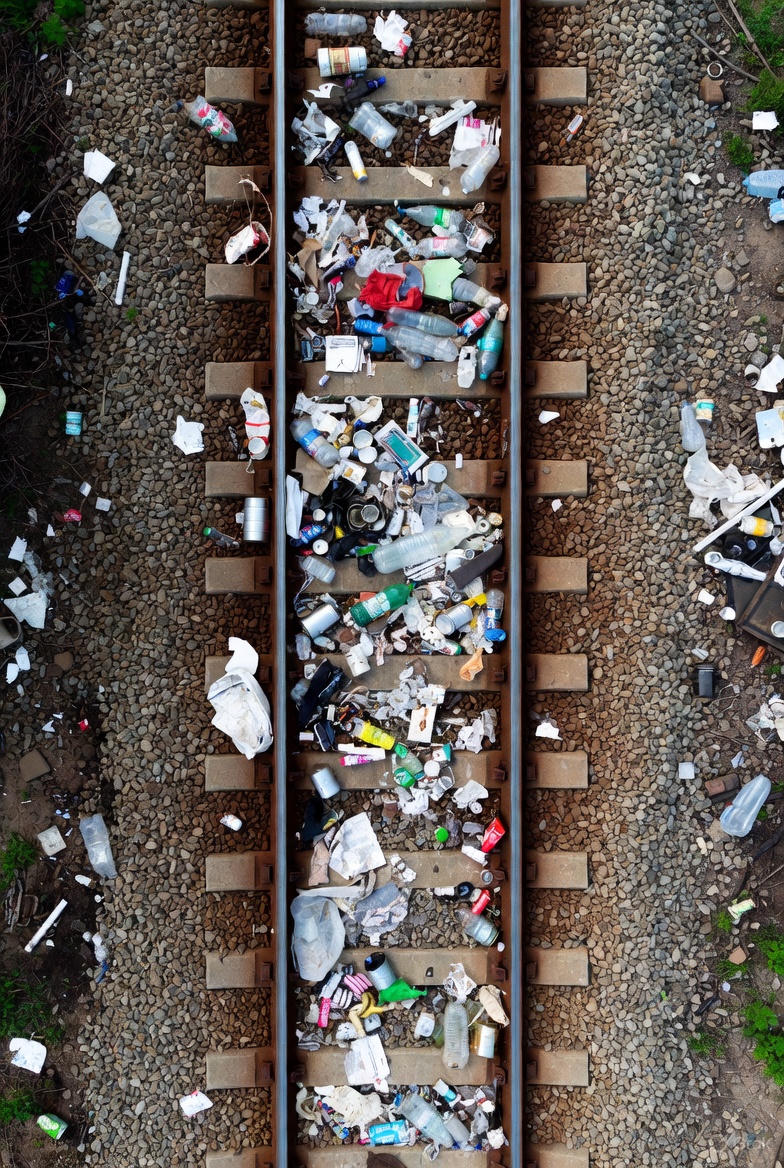
#> input picture image.jpg, 784 x 1168 px
$ python -i preproc.py   (imports and definitions only)
#> lines starting #> are read from the running program, lines starting #| are printed output that depends on the picture
import cv2
import numpy as np

def white_balance_gray(img):
    b, g, r = cv2.split(img)
    kb = np.mean(b)
    kg = np.mean(g)
    kr = np.mean(r)
    k = (kb + kg + kr) / 3

    b = np.clip((b * (k/kb)), 0, 255).astype(np.uint8)
    g = np.clip((g * (k/kg)), 0, 255).astype(np.uint8)
    r = np.clip((r * (k/kr)), 0, 255).astype(np.uint8)
    return cv2.merge([b, g, r])

def shadow_reduction(img):
    lab = cv2.cvtColor(img, cv2.COLOR_BGR2LAB)
    l,a,b = cv2.split(lab)
    clahe = cv2.createCLAHE(clipLimit=2.5, tileGridSize=(8,8))
    l2 = clahe.apply(l)
    return cv2.cvtColor(cv2.merge([l2,a,b]), cv2.COLOR_LAB2BGR)

def preprocess(img, target_width=1000):
    h,w = img.shape[:2]
    if w != target_width:
        scale = target_width / w
        img = cv2.resize(img, (target_width, int(h*scale)))

    img = white_balance_gray(img)
    img = shadow_reduction(img)
    img = cv2.GaussianBlur(img, (3,3), 0)
    return img

>>> import cv2
>>> picture = cv2.imread('../image.jpg')
#> picture is the input picture: shape (1168, 784, 3); mean B, G, R 85.4, 90.2, 97.6
>>> result = preprocess(picture)
#> in preprocess, `img = cv2.resize(img, (target_width, int(h*scale)))`:
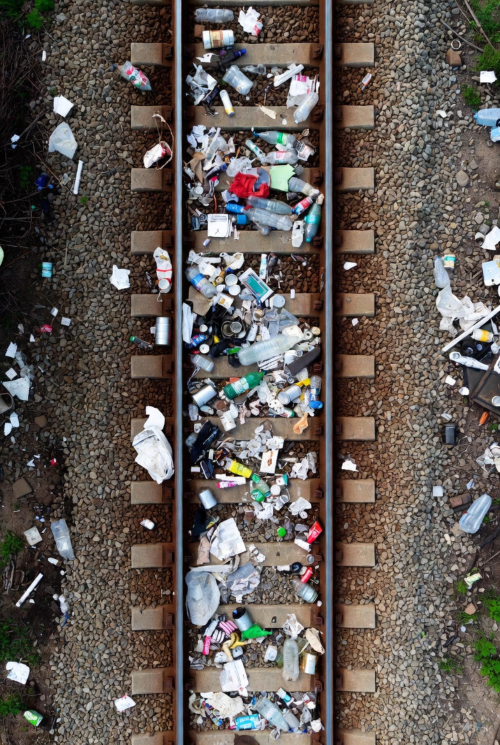
#> img: shape (1489, 1000, 3) (shown at 1/2 size); mean of channels 0, 1, 2 85.3, 90, 97.5; drawn as B, G, R
#> in white_balance_gray, `b, g, r = cv2.split(img)`:
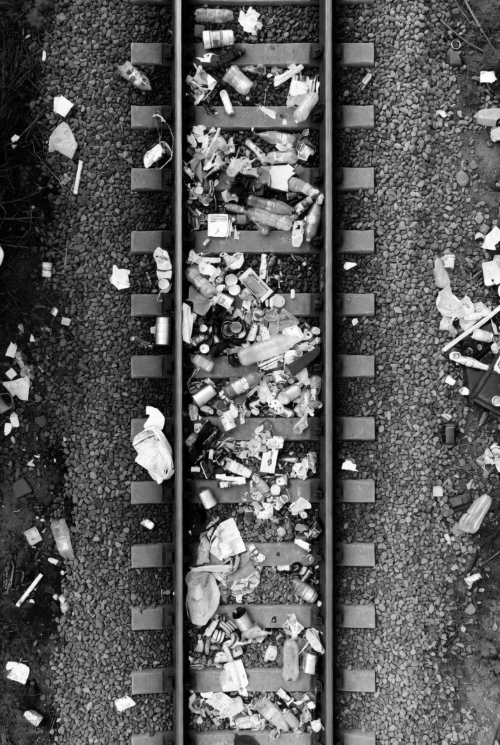
#> g: shape (1489, 1000) (shown at 1/2 size); min 0, max 255, mean 90
#> in white_balance_gray, `b, g, r = cv2.split(img)`:
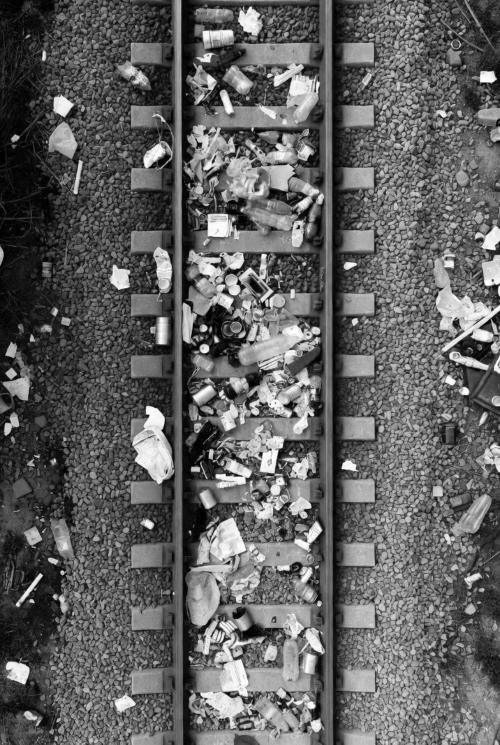
#> r: shape (1489, 1000) (shown at 1/2 size); min 0, max 255, mean 97.5
#> in white_balance_gray, `kb = np.mean(b)`: kb = 85.31
#> in white_balance_gray, `kg = np.mean(g)`: kg = 90.04
#> in white_balance_gray, `kr = np.mean(r)`: kr = 97.49
#> in white_balance_gray, `k = (kb + kg + kr) / 3`: k = 90.95
#> in shadow_reduction, `lab = cv2.cvtColor(img, cv2.COLOR_BGR2LAB)`: lab: shape (1489, 1000, 3); mean of channels 0, 1, 2 95.4, 128.7, 128.7
#> in shadow_reduction, `l,a,b = cv2.split(lab)`:
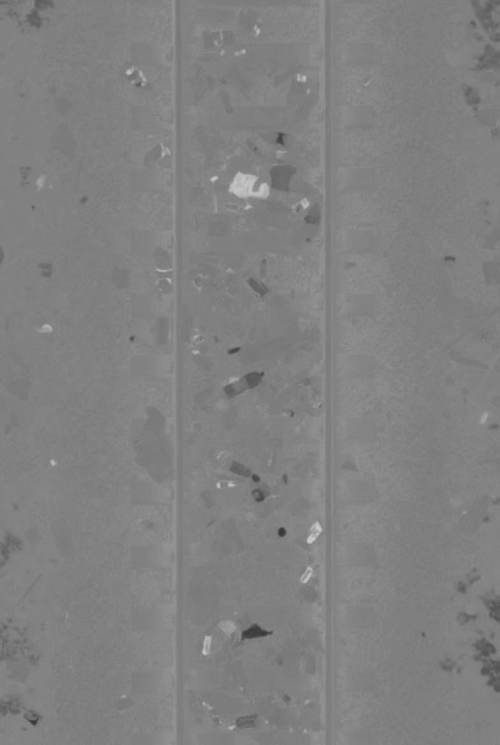
#> a: shape (1489, 1000) (shown at 1/2 size); min 54, max 203, mean 128.7
#> in shadow_reduction, `l,a,b = cv2.split(lab)`:
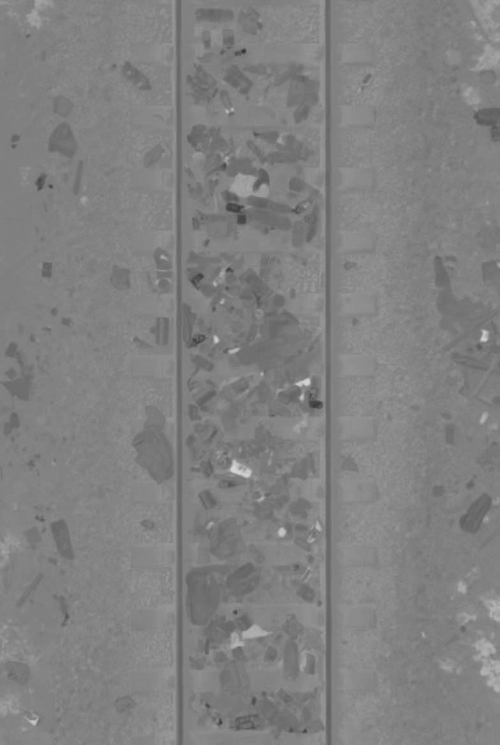
#> b: shape (1489, 1000) (shown at 1/2 size); min 46, max 215, mean 128.7
#> in shadow_reduction, `l2 = clahe.apply(l)`:
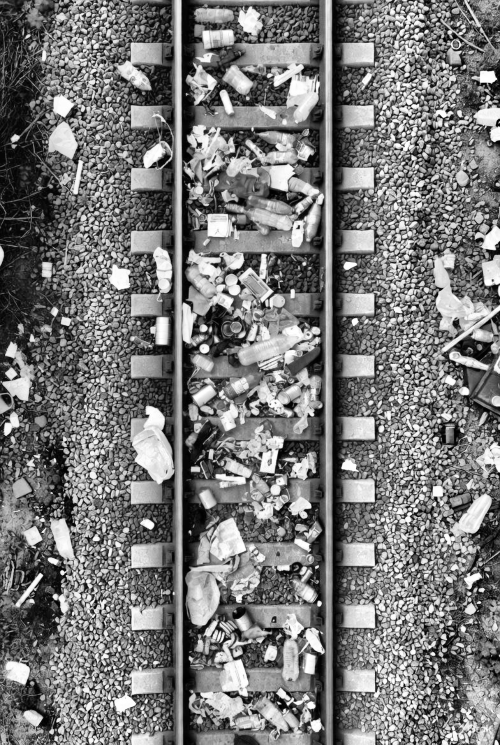
#> l2: shape (1489, 1000) (shown at 1/2 size); min 0, max 255, mean 120.3
#> in shadow_reduction, `return cv2.cvtColor(cv2.merge([l2,a,b]), cv2.COLOR_LAB2BGR)`:
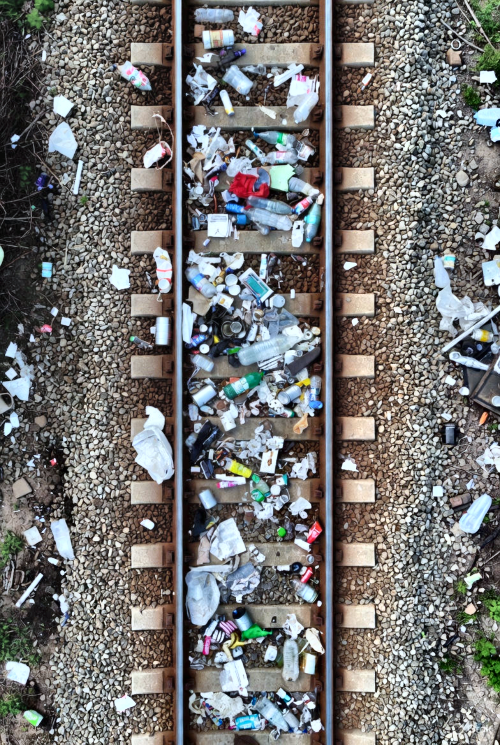
#> returned value: shape (1489, 1000, 3) (shown at 1/2 size); mean B, G, R 114.5, 115.3, 115.5

$ run again, on test.jpg
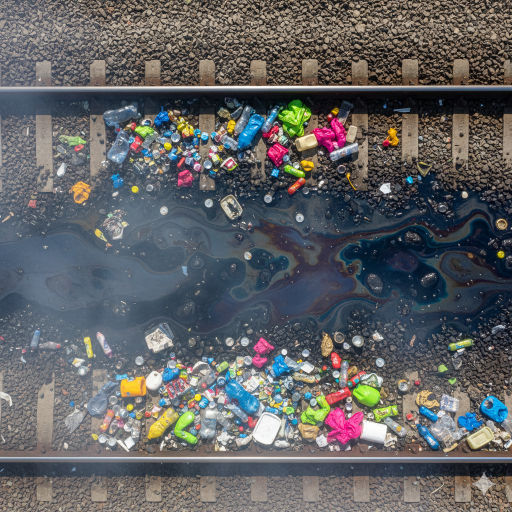
#> input picture test.jpg, 1024 x 1024 px (shown at 1/2 size)
#> picture is the input picture: shape (1024, 1024, 3); mean B, G, R 99.7, 97.8, 96.9
#> in white_balance_gray, `b, g, r = cv2.split(img)`:
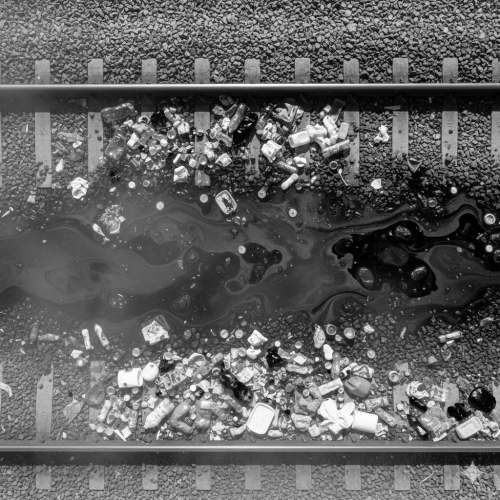
#> r: shape (1000, 1000) (shown at 1/2 size); min 0, max 255, mean 96.8
#> kb = 99.61
#> kg = 97.66
#> kr = 96.82
#> k = 98.03
#> lab: shape (1000, 1000, 3); mean of channels 0, 1, 2 104.5, 128.9, 128
#> in shadow_reduction, `return cv2.cvtColor(cv2.merge([l2,a,b]), cv2.COLOR_LAB2BGR)`:
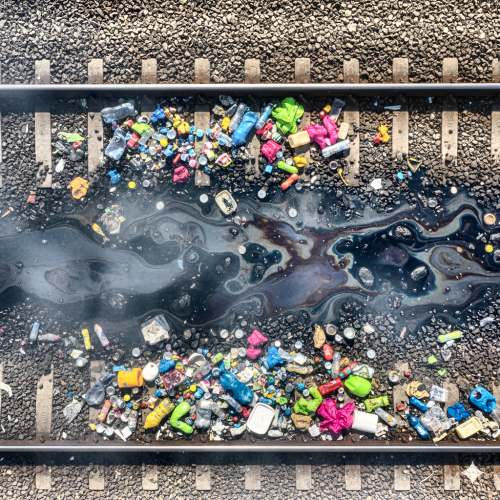
#> returned value: shape (1000, 1000, 3) (shown at 1/2 size); mean B, G, R 113.5, 113.9, 113.9
